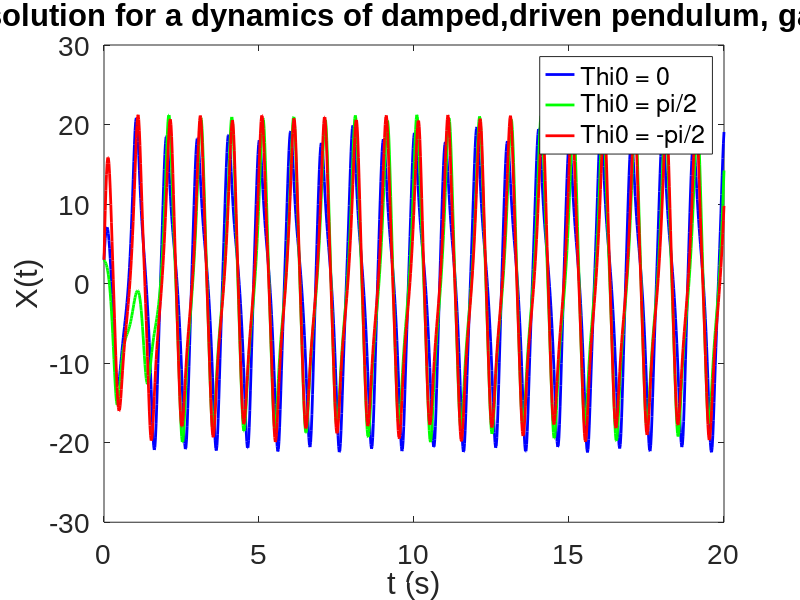
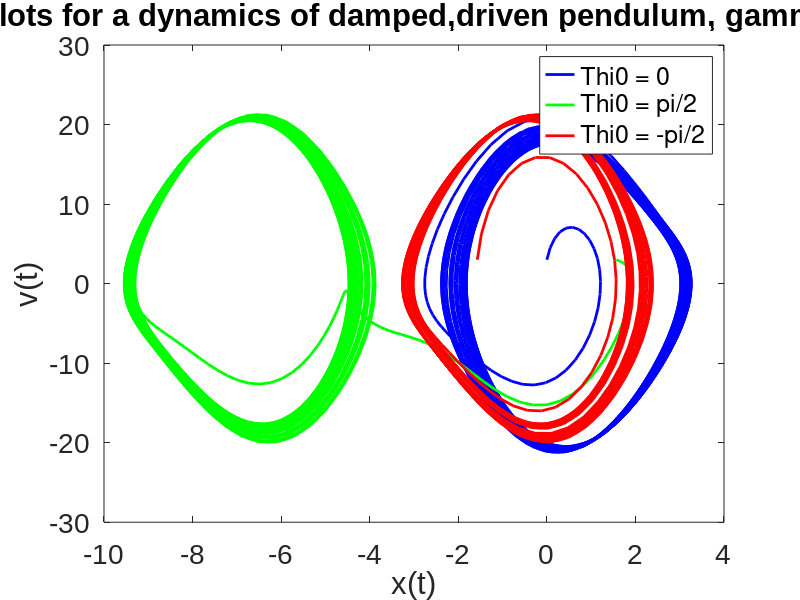

The MATLAB script that drew these images, in order:
# solution to problem 4 homework set 9
# part a
 trange = linspace(0,20,1000);
 
 %% Defining initial conditions
Thi0 = 0; % m
dThi0 = 3; % m/s
R0 = [Thi0;dThi0]; % Initial condition arrayfun
Thipi = pi/2;
R1 = [Thipi,dThi0];
ThipiN = -pi/2;
R2 = [ThipiN,dThi0];
function [dx_dt] = sho_ode(X,t)

  % initial conditions
  gamma = 1.084; 
  w = 2*pi; % omega
  w_0 = 1.5*w ;% omega_0
  Beta = w_0/4; % Beta 
  
  X1 = X(1);
  X2 = X(2);
  dX1 = X2;
  dX2 = ((w_0^2)*gamma*cos(w*t))-2*Beta*X2-(w_0^2)*sin(X1);
  dx_dt = [dX1;dX2];
end
[results] = lsode('sho_ode',R0,trange);
[results1] = lsode('sho_ode',R1,trange);
[results2] = lsode('sho_ode',R2,trange);
figure(1); clf
plot(trange,results(:,2),'b-','linewidth',2);
hold on
plot(trange, results1(:,2),'g-','linewidth',2);
hold on
plot(trange, results2(:,2),'r-','linewidth',2);
xlabel('t (s)')
ylabel('X(t)')
set(gca,'fontname','Arial','fontsize',20)
xlim([trange(1),trange(end)]);
title("Numerical solution for a dynamics of damped,driven pendulum, gamma = 1.084");
legend ({"Thi0 = 0", "Thi0 = pi/2","Thi0 = -pi/2"}, "location", "northeast");
print figure1.pdf    # The extension specifies the format
%print -djpg figure1  # Will produce "figure1.jpg" file


%phase plots
figure(2); clf
plot(results(:,1),results(:,2),'b-','linewidth',2);
hold on
plot(results1(:,1), results1(:,2),'g-','linewidth',2);
hold on
plot(results2(:,1), results2(:,2),'r-','linewidth',2);
xlabel('x(t)')
ylabel('v(t)')
set(gca,'fontname','Arial','fontsize',20)
#xlim([trange(1),trange(end)]);
title("Phase plots for a dynamics of damped,driven pendulum, gamma = 1.084");
legend ({"Thi0 = 0", "Thi0 = pi/2","Thi0 = -pi/2"}, "location", "best");
print figure2.pdf    # The extension specifies the format
%print -djpg figure1  # Will produce "figure1.jpg" file